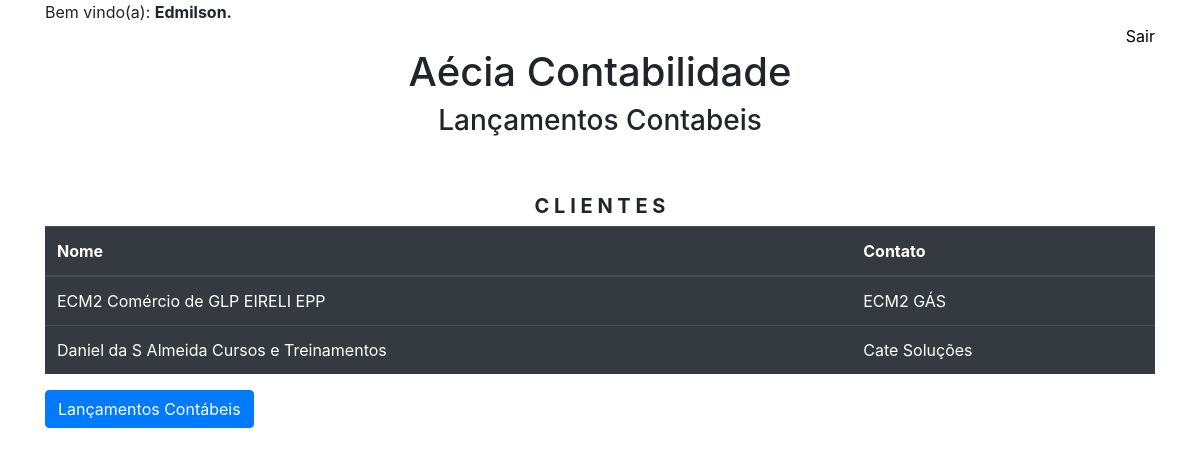
The app's page / (signed in), older data.
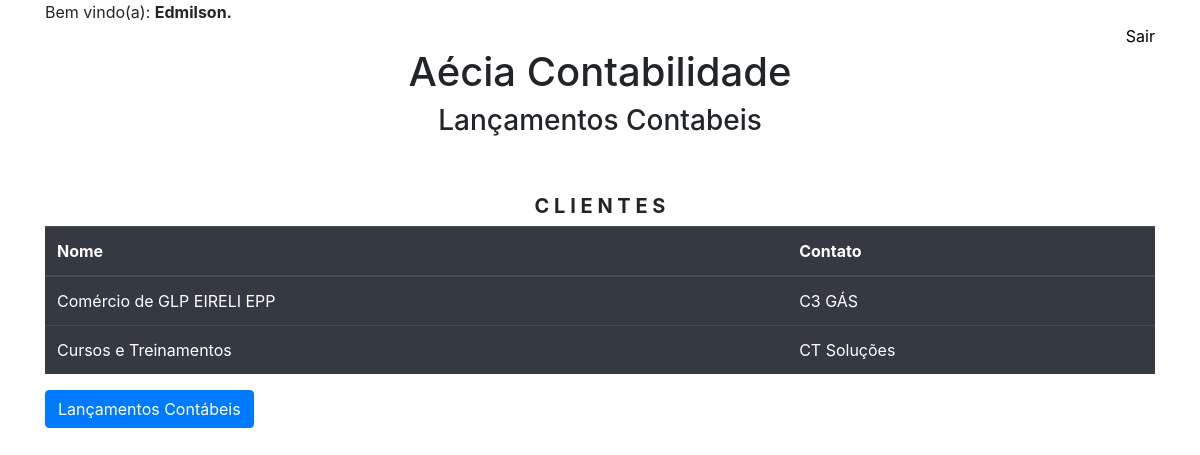
The same page, newer data.
### core/models.py (models this page shows, shortened)
class Clientes(models.Model):
    nome = models.CharField('Nome', max_length=200)
    contato = models.CharField('Contato', max_length=100)
    class Meta:
        verbose_name = 'Cliente'
        verbose_name_plural = 'Clientes'

### core/views.py (the view, shortened to what this page needs)
# urls.py: path('', index, name='index'),
def index(request):
    if str(request.user) != 'AnonymousUser':
        usuario = request.user.first_name
        clientes = Clientes.objects.all()
        context = {
            'logado': usuario,
            'acesso': 'Sair',
            'titulo1': 'Aécia Contabilidade',
            'titulo2': 'Lançamentos Contabeis',
            'titulo3': 'C L I E N T E S',
            'cabecalho1': 'Nome',
            'cabecalho2': 'Contato',
            'clientes': clientes,
        }
        return render(request, 'index.html', context)

### core/templates/index.html (shortened to what this page needs)
{% load bootstrap4 %}
{% load static %}
<!DOCTYPE html>
<html lang="pt-br">
<head>
    {% bootstrap_css %}
    <link href="{% static 'css/styles.css' %}" rel="stylesheet">
</head>
<body>
    <div class="container">
        <div style="text-align:left"><span>Bem vindo(a): <b>{{ logado }}.</b></span></div>
        {% if acesso == 'Entrar' %}
            <div style="text-align:right"><a style="color:black" href="admin\">{{ acesso }}</a></div>
        {% else %}
            <div style="text-align:right"><a style="color:black" href="/admin/logout/">{{ acesso }}</a></div>
        {% endif %}
        <center>
            <h1>{{ titulo1 }}</h1>
            <h3>{{ titulo2 }}</h3>
            <br><br>
            <h5><b>{{ titulo3 }}</b></h5>
            <table class="table table-dark table-hover">
                <thead>
                    <tr>
                        <th scope="col">{{ cabecalho1 }}</th>
                        <th scope="col">{{ cabecalho2 }}</th>
                    </tr>
                </thead>
                <tbody>
                    {% for cliente in clientes %}
                        <tr>
                            <td scope="row"><a style="color:white" href="{% url 'cliente' cliente.id %}">{{ cliente.nome }}</a></td>
                            <td scope="row">{{ cliente.contato }}</td>
                        </tr>
                    {% endfor %}
                </tbody>
            </table>
        </center>
        {% if acesso != 'Entrar' %}
            <button type="button" class="btn btn-primary">
                <a style="color:white" href="\lancamentos">Lançamentos Contábeis</a>
            </button>
        {% endif %}
    </div>
</body>
</html>

Row changes from the older to the newer data that the page shows:
changed Clientes: nome "ECM2 Comércio de GLP EIRELI EPP" → "Comércio de GLP EIRELI EPP"; contato "ECM2 GÁS" → "C3 GÁS"
changed Clientes: nome "Daniel da S Almeida Cursos e Treinamentos" → "Cursos e Treinamentos"; contato "Cate Soluções" → "CT Soluções"
